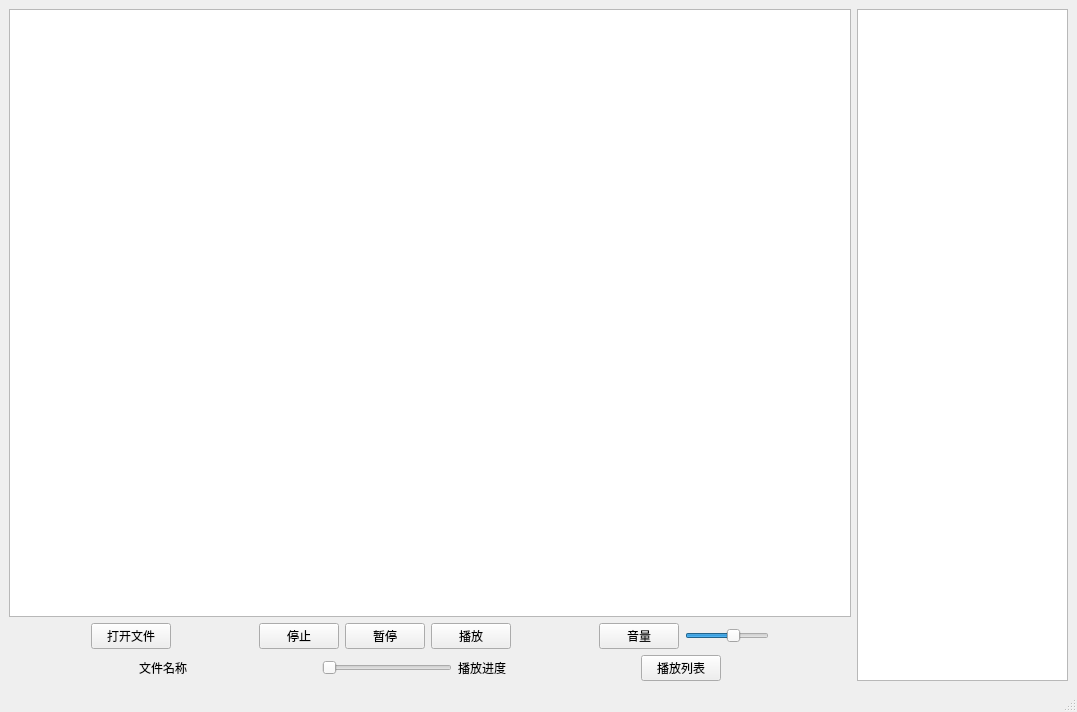
<?xml version="1.0" encoding="UTF-8"?>
<ui version="4.0">
 <class>VideoPlayer</class>
 <widget class="QMainWindow" name="VideoPlayer">
  <property name="geometry">
   <rect>
    <x>0</x>
    <y>0</y>
    <width>1077</width>
    <height>712</height>
   </rect>
  </property>
  <property name="windowTitle">
   <string>万能视频播放器---小鸡版</string>
  </property>
  <widget class="QWidget" name="centralwidget">
   <property name="layoutDirection">
    <enum>Qt::LeftToRight</enum>
   </property>
   <layout class="QGridLayout" name="gridLayout">
    <item row="0" column="0">
     <layout class="QHBoxLayout" name="horizontalLayout_3" stretch="4,1">
      <item>
       <layout class="QVBoxLayout" name="verticalLayout">
        <item>
         <widget class="QGraphicsView" name="graphicsView">
          <property name="sizePolicy">
           <sizepolicy hsizetype="MinimumExpanding" vsizetype="MinimumExpanding">
            <horstretch>0</horstretch>
            <verstretch>0</verstretch>
           </sizepolicy>
          </property>
          <property name="toolTip">
           <string>&lt;html&gt;&lt;head/&gt;&lt;body&gt;&lt;p&gt;视频&lt;/p&gt;&lt;/body&gt;&lt;/html&gt;</string>
          </property>
          <property name="whatsThis">
           <string>&lt;html&gt;&lt;head/&gt;&lt;body&gt;&lt;p&gt;&lt;br/&gt;&lt;/p&gt;&lt;/body&gt;&lt;/html&gt;</string>
          </property>
          <property name="resizeAnchor">
           <enum>QGraphicsView::AnchorViewCenter</enum>
          </property>
         </widget>
        </item>
        <item>
         <layout class="QHBoxLayout" name="horizontalLayout_2">
          <item>
           <spacer name="horizontalSpacer_5">
            <property name="orientation">
             <enum>Qt::Horizontal</enum>
            </property>
            <property name="sizeHint" stdset="0">
             <size>
              <width>20</width>
              <height>20</height>
             </size>
            </property>
           </spacer>
          </item>
          <item>
           <widget class="QPushButton" name="pushButton_Add">
            <property name="text">
             <string>打开文件</string>
            </property>
            <property name="icon">
             <iconset resource="images.qrc">
              <normaloff>:/new/prefix1/icon/VideoPlayer/open.png</normaloff>:/new/prefix1/icon/VideoPlayer/open.png</iconset>
            </property>
           </widget>
          </item>
          <item>
           <spacer name="horizontalSpacer_3">
            <property name="orientation">
             <enum>Qt::Horizontal</enum>
            </property>
            <property name="sizeHint" stdset="0">
             <size>
              <width>40</width>
              <height>20</height>
             </size>
            </property>
           </spacer>
          </item>
          <item>
           <widget class="QPushButton" name="pushButton_Stop">
            <property name="text">
             <string>停止</string>
            </property>
            <property name="icon">
             <iconset resource="images.qrc">
              <normaloff>:/new/prefix1/icon/VideoPlayer/stop.png</normaloff>:/new/prefix1/icon/VideoPlayer/stop.png</iconset>
            </property>
           </widget>
          </item>
          <item>
           <widget class="QPushButton" name="pushButton_Pause">
            <property name="text">
             <string>暂停</string>
            </property>
            <property name="icon">
             <iconset resource="images.qrc">
              <normaloff>:/new/prefix1/icon/VideoPlayer/pause.png</normaloff>:/new/prefix1/icon/VideoPlayer/pause.png</iconset>
            </property>
           </widget>
          </item>
          <item>
           <widget class="QPushButton" name="pushButton_Player">
            <property name="text">
             <string>播放</string>
            </property>
            <property name="icon">
             <iconset resource="images.qrc">
              <normaloff>:/new/prefix1/icon/VideoPlayer/play.png</normaloff>:/new/prefix1/icon/VideoPlayer/play.png</iconset>
            </property>
           </widget>
          </item>
          <item>
           <spacer name="horizontalSpacer_4">
            <property name="orientation">
             <enum>Qt::Horizontal</enum>
            </property>
            <property name="sizeHint" stdset="0">
             <size>
              <width>40</width>
              <height>20</height>
             </size>
            </property>
           </spacer>
          </item>
          <item>
           <widget class="QPushButton" name="pushButton_Sound">
            <property name="text">
             <string>音量</string>
            </property>
            <property name="icon">
             <iconset resource="images.qrc">
              <normaloff>:/new/prefix1/icon/VideoPlayer/volumn.png</normaloff>:/new/prefix1/icon/VideoPlayer/volumn.png</iconset>
            </property>
           </widget>
          </item>
          <item>
           <widget class="QSlider" name="horizontalSlider_Volumn">
            <property name="maximum">
             <number>100</number>
            </property>
            <property name="singleStep">
             <number>10</number>
            </property>
            <property name="value">
             <number>60</number>
            </property>
            <property name="orientation">
             <enum>Qt::Horizontal</enum>
            </property>
           </widget>
          </item>
          <item>
           <spacer name="horizontalSpacer_6">
            <property name="orientation">
             <enum>Qt::Horizontal</enum>
            </property>
            <property name="sizeHint" stdset="0">
             <size>
              <width>20</width>
              <height>20</height>
             </size>
            </property>
           </spacer>
          </item>
         </layout>
        </item>
        <item>
         <layout class="QHBoxLayout" name="horizontalLayout">
          <item>
           <spacer name="horizontalSpacer_2">
            <property name="orientation">
             <enum>Qt::Horizontal</enum>
            </property>
            <property name="sizeHint" stdset="0">
             <size>
              <width>20</width>
              <height>20</height>
             </size>
            </property>
           </spacer>
          </item>
          <item>
           <widget class="QLabel" name="labelCurrentMedia">
            <property name="text">
             <string>文件名称</string>
            </property>
           </widget>
          </item>
          <item>
           <spacer name="horizontalSpacer">
            <property name="orientation">
             <enum>Qt::Horizontal</enum>
            </property>
            <property name="sizeHint" stdset="0">
             <size>
              <width>20</width>
              <height>20</height>
             </size>
            </property>
           </spacer>
          </item>
          <item>
           <widget class="QSlider" name="horizontalSlider_Position">
            <property name="orientation">
             <enum>Qt::Horizontal</enum>
            </property>
           </widget>
          </item>
          <item>
           <widget class="QLabel" name="label_Ratio">
            <property name="text">
             <string>播放进度</string>
            </property>
           </widget>
          </item>
          <item>
           <spacer name="horizontalSpacer_7">
            <property name="orientation">
             <enum>Qt::Horizontal</enum>
            </property>
            <property name="sizeHint" stdset="0">
             <size>
              <width>20</width>
              <height>20</height>
             </size>
            </property>
           </spacer>
          </item>
          <item>
           <widget class="QPushButton" name="pushButton_playlist">
            <property name="text">
             <string>播放列表</string>
            </property>
           </widget>
          </item>
          <item>
           <spacer name="horizontalSpacer_8">
            <property name="orientation">
             <enum>Qt::Horizontal</enum>
            </property>
            <property name="sizeHint" stdset="0">
             <size>
              <width>20</width>
              <height>20</height>
             </size>
            </property>
           </spacer>
          </item>
         </layout>
        </item>
       </layout>
      </item>
      <item>
       <widget class="QListWidget" name="listWidget"/>
      </item>
     </layout>
    </item>
   </layout>
  </widget>
  <widget class="QStatusBar" name="statusbar"/>
 </widget>
 <resources>
  <include location="images.qrc"/>
 </resources>
 <connections/>
</ui>
